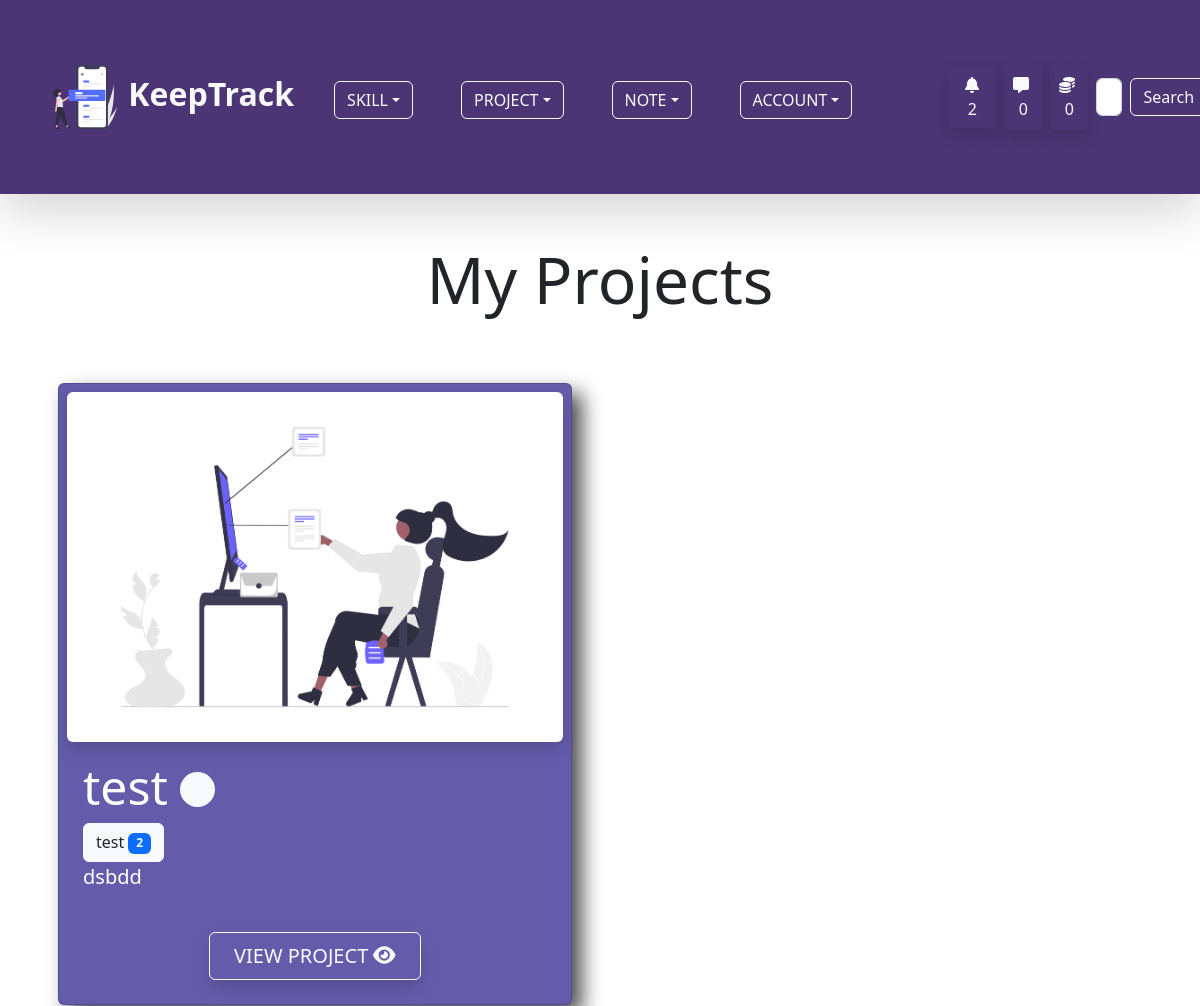
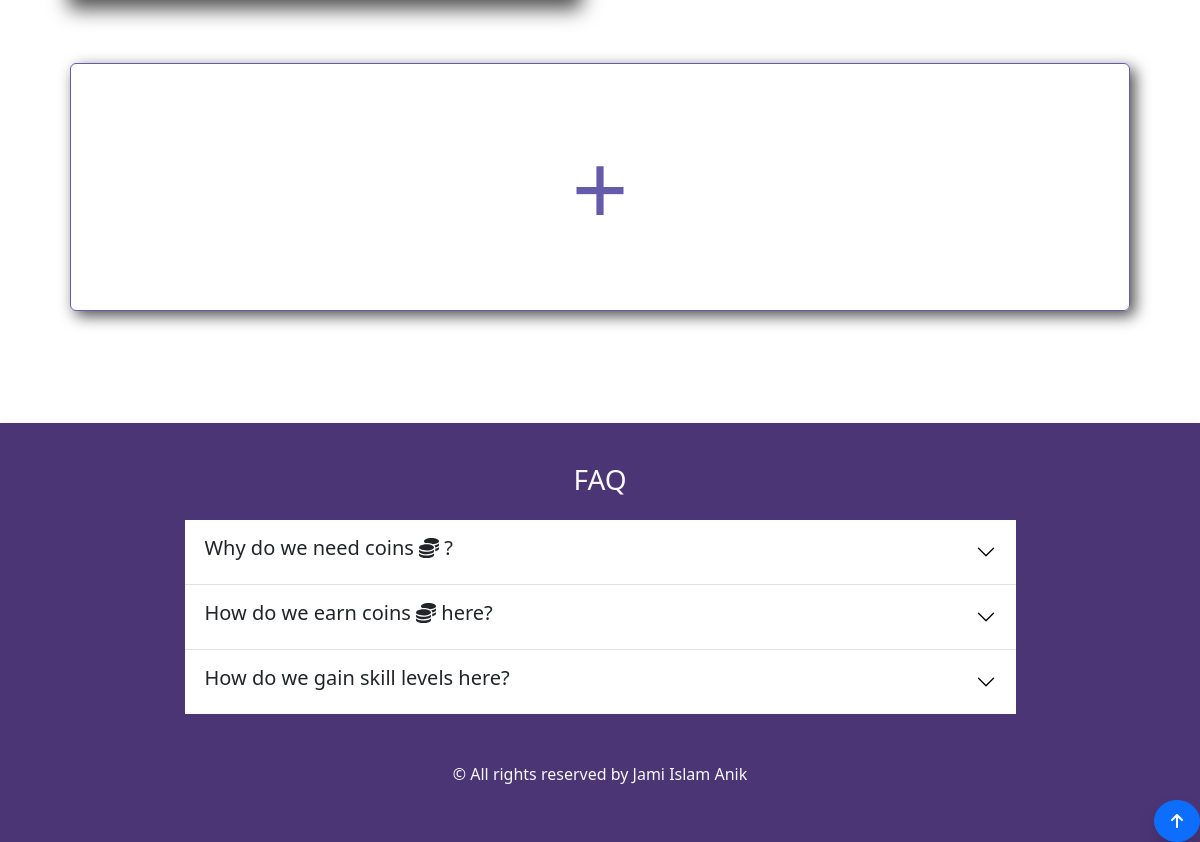
/project/ (signed in), run on the app's committed database (2 pictures, top to bottom).
### account/models.py (models this page shows, shortened)
class Profile(models.Model):
    user = models.OneToOneField(User,on_delete=models.CASCADE,null=True,blank=True)
    profile_image = models.ImageField(null=True,blank=True,upload_to='keeptrack/images/',default = 'keeptrack/default_images/default_profile_i2ejjp.png')
    username = models.CharField(max_length=255)
    first_name = models.CharField(max_length=255,null=True,blank=True)
    last_name = models.CharField(max_length=255,null=True,blank=True)
    bio = models.TextField(max_length=1000,blank=True,null=True)
    email = models.EmailField(max_length=255,blank=True,null=True)
    portfolio_site = models.URLField(max_length=500,blank=True,null=True)
    facebook = models.URLField(max_length=2000,blank=True,null=True)
    linkedin = models.URLField(max_length=2000,blank=True,null=True)
    youtube = models.URLField(max_length=2000,blank=True,null=True)
    coin = models.IntegerField(default=100,null=True,blank=True)

class Inbox(models.Model):
    owner = models.OneToOneField(Profile, on_delete=models.CASCADE)
    created_at = models.DateTimeField(auto_now_add=True)

### project/models.py (models this page shows, shortened)
class Project(models.Model):
    owner = models.ForeignKey(Profile, on_delete=models.CASCADE,null=True,blank=True)
    skill = GenericRelation(SkillObj)
    note = GenericRelation(Note)
    title = models.CharField(max_length = 255)
    description = models.TextField(max_length=500, null=True, blank=True)
    created_at = models.DateTimeField(auto_now_add=True)
    updated_at = models.DateTimeField(auto_now = True)
    live_link = models.URLField(blank=True, null=True, max_length=500)
    code_link = models.URLField(blank=True, null=True, max_length=500)
    project_state = models.BooleanField(default=False)
    project_image = models.ImageField(null=True, blank =True, upload_to='keeptrack/images/')
    class Meta:
        ordering = ['-created_at']

### skill/models.py (models this page shows, shortened)
class SkillObj(models.Model):
    content_type = models.ForeignKey(ContentType, null=True, on_delete=models.CASCADE)
    object_id = models.IntegerField()
    content_object = GenericForeignKey()
    skill = models.ForeignKey(Skill, on_delete=models.CASCADE)
    created_at = models.DateTimeField(auto_now_add=True)

class Skill(models.Model):
    SKILL_TYPE_CHOICES = (
        ('Programming Language','Programming Language'),
        ('Database','Database'),
        ('Hosting Platform','Hosting Platform'),
        ('Coding Utility','Coding Utility'),
        ('Frontend Framework','Frontend Framework'),
        ('Backend Framework','Backend Framework'),
        ('Machine Learning Tool','Machine Learning Tool'),
        ('Data Science Tool','Data Science Tool'),
        ('Artificial Intelligence Tool','Artificial Intelligence Tool')
    )
    skill_type = models.CharField(max_length=200,choices=SKILL_TYPE_CHOICES,null=True,blank=True)
    note = GenericRelation(Note)
    owner = models.ForeignKey(Profile, on_delete=models.CASCADE,null=True,blank=True,default="Coding Utility")
    title = models.CharField(max_length=255)
    description = models.TextField(max_length=500,null=True,blank=True)
    skill_level = models.IntegerField(default=1)
    current_point = models.IntegerField(default=0)
    learning = models.BooleanField(default=True)
    started_learning = models.DateField(null=True,blank=True,auto_now_add=True)
    class Meta:
        ordering = ['-skill_level','-current_point']

### project/views.py (the view)
# urls.py: path('',views.project_page,name='project-page'),
@login_required(login_url='login-page')
def project_page(request):
    profile = request.user.profile
    queryset = profile.project_set.all()
    context = {
        'queryset':list(queryset),
    }
    return render(request,"project/project_page.html",context)

### project/templates/project/project_page.html
{% extends 'base.html' %}
{% load static %}
{% block content %}
<div class="container">
    <h3 class="mb-5 display-3 text-center">My Projects</h3>
    <div class="row">
{% if queryset %}
        {% for project in queryset %}
        <div class="col col-12 col-md-6">
            <div class="card p-2 mx-3 my-3" id="project-page-card">
                {% if project.project_image %}
                <img src="{{ project.project_image.url }}" class="img-fluid w-100 shadow rounded" id="project-image-h"
                    alt="Project Image" />
                {% else %}
                <img src="{% static 'images/default_project.png' %}" class="img-fluid w-100 shadow rounded"
                    id="project-image-h" alt="Project Image" />
                {% endif %}
                <div class="card-body text-white">
                    <h1 class="card-title display-5">{{ project.title }}
                        {% if project.project_state != True %}
                        <span class="fs-1"><i class="fas fa-circle fa-sm fa-fade text-light"></i></span>
                        {% endif %}
                    </h1>
                    {% for skill in project.skill.all %}
                    <a href="{% url 'single-skill-page' skill.skill.id %}" class="btn btn-light text-dark">
                        {{ skill.skill.title }}
                        <span class="badge bg-primary text-light">{{ skill.skill.skill_level }}</span>
                    </a>
                    {% endfor %}
                    {% if project.description %}
                    <p class="lead"> {{ project.description }}</p>
                    {% else %}
                    <p class="lead">Please add a description to the project.</p>
                    {% endif %}
                    <div class="text-center"><a href="{% url 'single-project-page' project.id %}"
                            class="btn btn-outline-light py-2 px-4 fs-5 mt-4 shadow">VIEW PROJECT
                            <span><i class="fas fa-eye"></i></span>
                        </a></div>
                </div>
            </div>
        </div>
        {% endfor %}
        {% else %}
        <p class="lead text-center">You do not have any project yet.</p>
        {% endif %}
    </div>
    <div class="col col-12">
        <a href="{% url 'project-form-page-create' %}?page=create" class="btn p-5 my-5" id="project-page-btn">+</a>
    </div>
</div>
{% endblock %}

### templates/navbar.html (shortened to what this page needs)
{% load static %}
<nav class="navbar navbar-expand-lg navbar-light mb-5 shadow-lg" id="custom-bg">
  <div class="container-fluid p-3 p-md-5">
    <a class="navbar-brand fs-2 text-light fw-bold" href="{% url 'home-page' %}">
      <img src="{% static 'svg/navicon.svg' %}" alt="icon" class=" bg-transparent"
        width="72" height="72">
      KeepTrack
    </a>
    <div class="collapse navbar-collapse" id="navbarSupportedContent">
      <ul class="navbar-nav me-auto mb-2 mb-lg-0 px-4 fs-3">
        {% if user.is_authenticated %}
        <li class="nav-item dropdown me-5 mb-3 mb-md-0">
          <button class="btn btn-outline-light dropdown-toggle text-uppercase" id="navbarWithDropdown"
            data-bs-toggle="dropdown" role="button" aria-expanded="false">Skill</button>
        </li>
        <li class="nav-item dropdown me-5 mb-3 mb-md-0">
          <button class="btn btn-outline-light dropdown-toggle text-uppercase" id="navbarWithDropdown"
            data-bs-toggle="dropdown" role="button" aria-expanded="false">Project</button>
        </li>
        <li class="nav-item dropdown me-5 mb-3 mb-md-0">
          <button class="btn btn-outline-light dropdown-toggle text-uppercase" id="navbarWithDropdown"
            data-bs-toggle="dropdown" role="button" aria-expanded="false">Note</button>
        </li>
        {% endif %}
        <li class="nav-item dropdown me-5 mb-3 mb-md-0">
          <button class="btn btn-outline-light dropdown-toggle text-uppercase" id="navbarWithDropdown"
            data-bs-toggle="dropdown" role="button" aria-expanded="false">Account</button>
        </li>
      </ul>
      {% if user.is_authenticated %}
      <button class="btn ms-4 me-2 shadow text-light" data-bs-toggle="modal"
                    data-bs-target="#notificationModal"><span class="ps-1"><i class="fas fa-bell fa-bounce pe-1"></i>
                      {{ user.profile.notification_set.count }}
                    </span>
                </button>
      <a href="{% url 'inbox-page' %}" class="btn text-light p-2 me-2 shadow rounded my-2"><i class="fas fa-message fa-bounce pe-1"></i>{{ user.profile.inbox.message_set.count }} </a>
      <a href="{% url 'note-page' %}" class="btn text-light p-2 me-2 shadow rounded my-2"><i class="fas fa-coins fa-bounce pe-1"></i>{{ user.profile.coin }} </a>
      {% endif %}
      <form class="d-flex my-2" method="POST" action="{% url 'home-page' %}">
        <input class="form-control me-2" type="search" placeholder="Search Users by username..." aria-label="Search" name="searched">
        <button class="btn btn-outline-light" type="submit">Search</button>
      </form>
    </div>
  </div>
</nav>

### static/css/app.css (style rules this page uses)
#custom-bg { background-color: #4C3575; }
#project-page-card { background-color: #645CAA; box-shadow: 10px 10px 20px rgb(0, 0, 0 , 0.7); }
#project-image-h { height: 350px; }
#project-page-btn { width: 95%; display: block; margin-left: auto; margin-right: auto; border:1px solid #645CAA; font-size: 100px; color: #645CAA; box-shadow: 5px 5px 15px rgb(0, 0, 0 , 0.7); }

### data on the page
Project: title "test", project_state False (drawn), description "dsbdd"
SkillObj: skill "test", skill.skill_level "2"

### other printed values
{{ user.profile.notification_set.count }} "2"
{{ user.profile.inbox.message_set.count }} "0"
{{ user.profile.coin }} "0"
